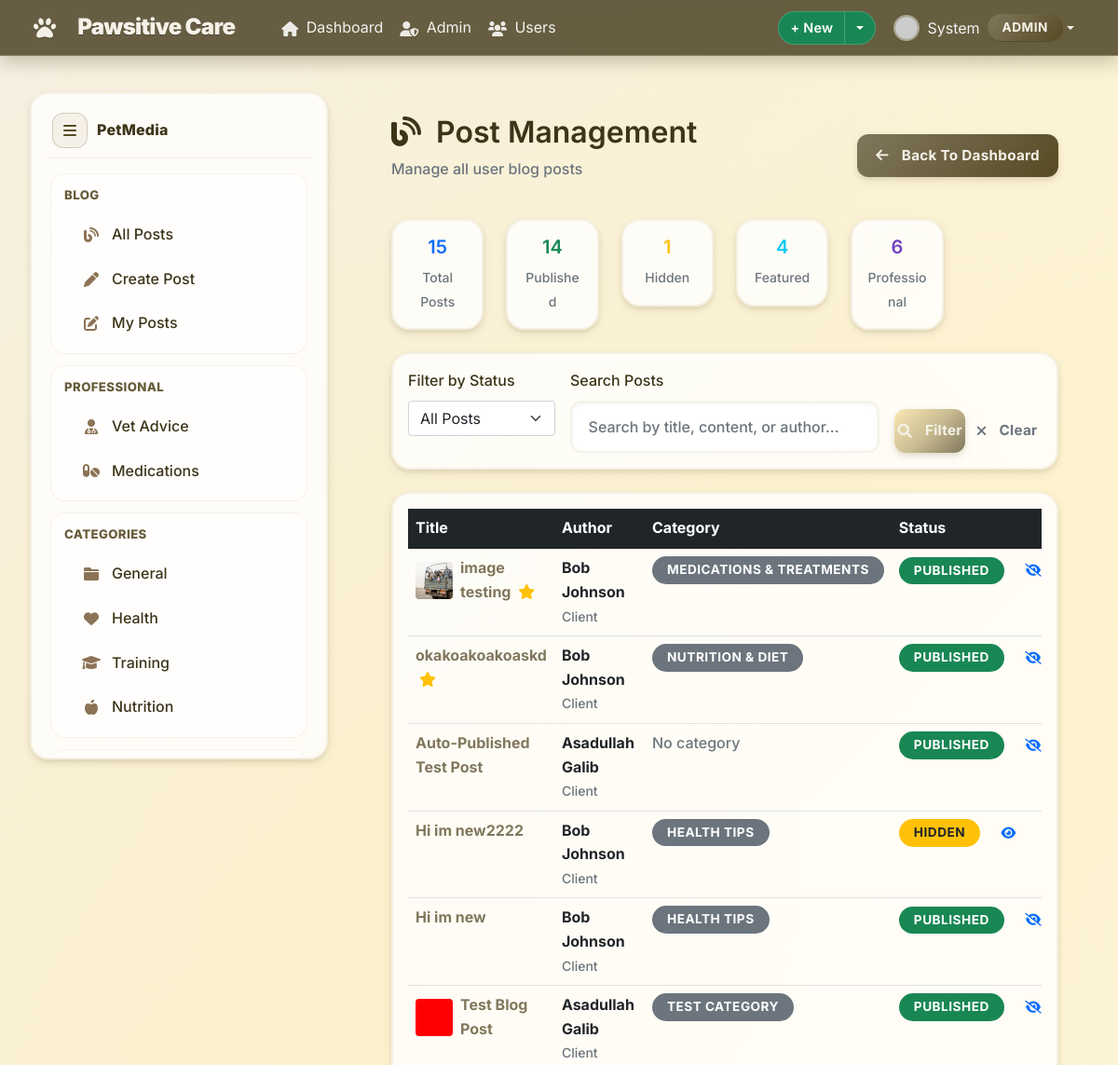
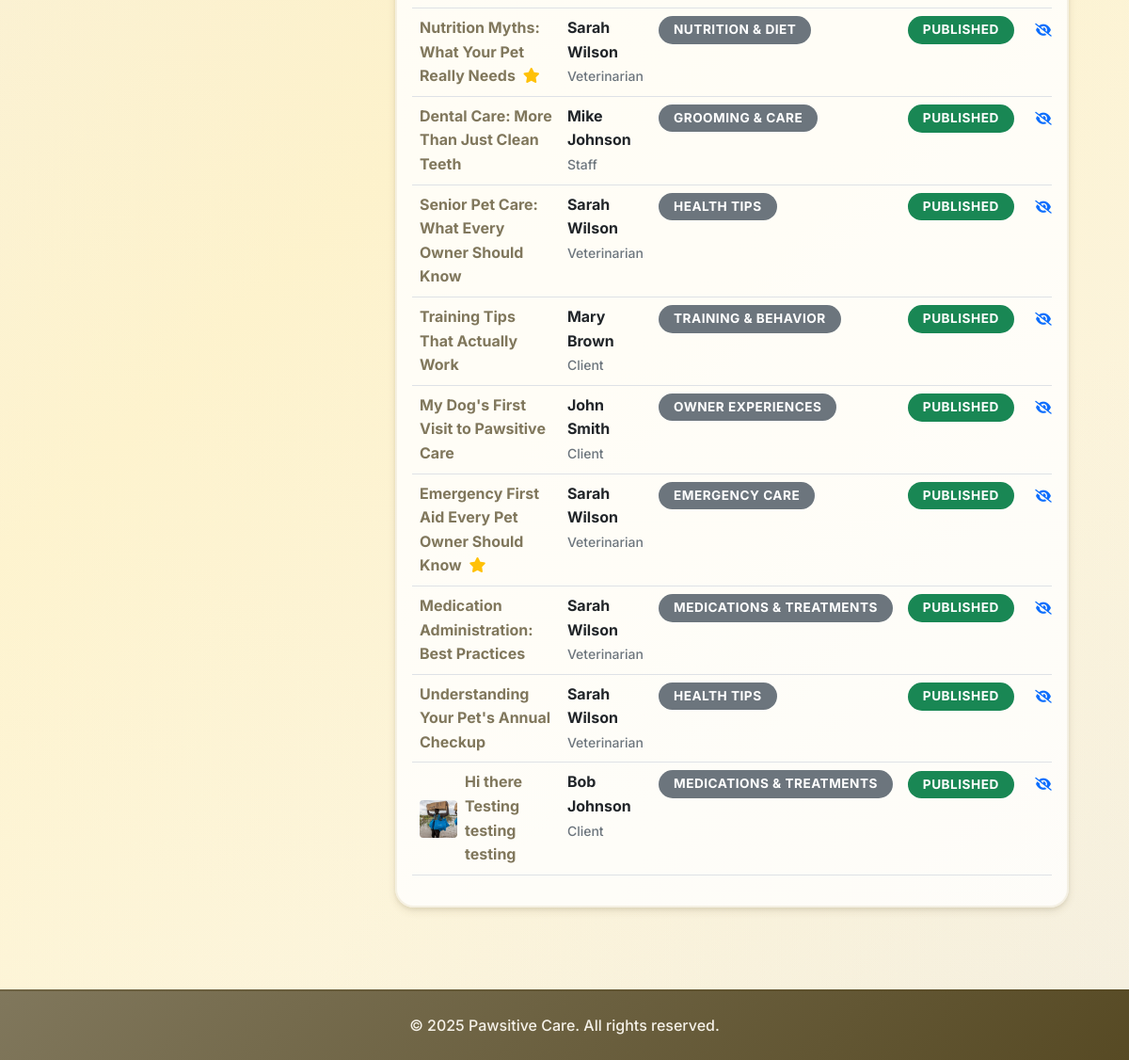
The app's page /blog/admin/posts/ (signed in) with its own data (2 pictures, top to bottom).
### accounts/models.py (models this page shows, shortened)
class CustomUser(AbstractUser):
    ROLE_CHOICES = [
        ('admin', 'Admin'),
        ('vet', 'Veterinarian'),
        ('staff', 'Staff'),
        ('client', 'Client'),
    ]
    phone = models.CharField(max_length=20, blank=False)
    address = models.TextField(blank=False)
    role = models.CharField(max_length=10, choices=ROLE_CHOICES, default='client')
    def is_admin(self):
        return self.role == 'admin'
    def is_vet(self):
        return self.role == 'vet'

### petmedia/models.py (models this page shows, shortened)
class BlogPost(models.Model):
    id = models.UUIDField(primary_key=True, default=uuid.uuid4, editable=False)
    title = models.CharField(
        max_length=200,
        validators=[MinLengthValidator(5)],
        help_text="Blog post title"
    )
    content = models.TextField(
        validators=[MinLengthValidator(50)],
        help_text="Full blog post content"
    )
    excerpt = models.TextField(
        max_length=300,
        help_text="Short excerpt for previews"
    )
    author = models.ForeignKey(User, on_delete=models.CASCADE, related_name='blog_posts')
    category = models.ForeignKey(BlogCategory, on_delete=models.SET_NULL, null=True)
    related_pet = models.ForeignKey(
        Pet,
        on_delete=models.SET_NULL,
        null=True,
        blank=True,
        help_text="Pet this post is about (optional)"
    )
    is_professional_advice = models.BooleanField(
        default=False,
        help_text="Is this professional veterinary advice?"
    )
    medical_disclaimer = models.TextField(
        blank=True,
        help_text="Medical disclaimer for professional posts"
    )
    medication_name = models.CharField(
        max_length=100,
        blank=True,
        help_text="Name of medication discussed"
    )
    dosage_info = models.TextField(
        blank=True,
        help_text="Dosage information (for reference only)"
    )
    side_effects = models.TextField(
        blank=True,
        help_text="Known side effects"
    )
    slug = models.SlugField(max_length=250, unique=True, blank=True)
    meta_description = models.CharField(max_length=160, blank=True)
    featured_image = models.ImageField(
        upload_to='blog_images/',
        blank=True,
        null=True
    )
    is_published = models.BooleanField(default=True)
    is_featured = models.BooleanField(default=False)
    views_count = models.PositiveIntegerField(default=0)
    likes_count = models.PositiveIntegerField(default=0)
    created_at = models.DateTimeField(auto_now_add=True)
    updated_at = models.DateTimeField(auto_now=True)
    published_at = models.DateTimeField(null=True, blank=True)
    class Meta:
        ordering = ['-created_at']

class BlogCategory(models.Model):
    MEDICATION = 'MEDICATION'
    HEALTH_TIPS = 'HEALTH_TIPS'
    NUTRITION = 'NUTRITION'
    TRAINING = 'TRAINING'
    GROOMING = 'GROOMING'
    EMERGENCY = 'EMERGENCY'
    EXPERIENCE = 'EXPERIENCE'
    CATEGORY_CHOICES = [
        (MEDICATION, 'Medications & Treatments'),
        (HEALTH_TIPS, 'Health Tips'),
        (NUTRITION, 'Nutrition & Diet'),
        (TRAINING, 'Training & Behavior'),
        (GROOMING, 'Grooming & Care'),
        (EMERGENCY, 'Emergency Care'),
        (EXPERIENCE, 'Owner Experiences'),
    ]
    name = models.CharField(max_length=20, choices=CATEGORY_CHOICES, unique=True)
    description = models.TextField(blank=True)
    icon = models.CharField(max_length=50, blank=True)
    is_active = models.BooleanField(default=True)
    created_at = models.DateTimeField(auto_now_add=True)
    class Meta:
        verbose_name_plural = "Blog Categories"

### petmedia/views.py (the view, shortened to what this page needs)
# urls.py: path('admin/posts/', views.admin_post_management, name='admin_post_management'),
@admin_required
def admin_post_management(request):
    posts_list = BlogPost.objects.select_related('author', 'category').order_by('-created_at')
    status_filter = request.GET.get('status')
    if status_filter == 'published':
        posts_list = posts_list.filter(is_published=True)
    elif status_filter == 'unpublished':
        posts_list = posts_list.filter(is_published=False)
    elif status_filter == 'featured':
        posts_list = posts_list.filter(is_featured=True)
    elif status_filter == 'professional':
        posts_list = posts_list.filter(is_professional_advice=True)
    search_query = request.GET.get('search')
    paginator = Paginator(posts_list, 20)
    page_number = request.GET.get('page')
    posts = paginator.get_page(page_number)
    stats = {
        'total_posts': BlogPost.objects.count(),
        'published_posts': BlogPost.objects.filter(is_published=True).count(),
        'unpublished_posts': BlogPost.objects.filter(is_published=False).count(),
        'featured_posts': BlogPost.objects.filter(is_featured=True).count(),
        'professional_posts': BlogPost.objects.filter(is_professional_advice=True).count(),
    }
    context = {
        'posts': posts,
        'stats': stats,
        'current_filter': status_filter,
        'search_query': search_query,
        'page_obj': posts,
    }
    return render(request, 'petmedia/admin/post_management.html', context)

### petmedia/templates/petmedia/admin/post_management.html (shortened to what this page needs)
{% extends 'accounts/base.html' %}
{% load static %}
{% block content %}
<div class="app-shell">
  {% include 'petmedia/includes/sidebar.html' %}
  <main class="app-main">
    <div class="container-fluid mt-4">
      <div class="row">
        <div class="col-md-12">
          <div class="d-flex justify-content-between align-items-center mb-4">
            <div>
              <h2><i class="fas fa-blog me-2"></i> Post Management</h2>
              <p class="text-muted">Manage all user blog posts</p>
            </div>
            <div>
              <a href="{% url 'accounts:admin_dashboard' %}" class="btn btn-secondary">
                <i class="fas fa-arrow-left me-1"></i> Back to Dashboard
              </a>
            </div>
          </div>
          <div class="row mb-4">
            <div class="col-md-2">
              <div class="card text-center">
                <div class="card-body">
                  <h5 class="text-primary">
                    {{ stats.total_posts }}
                  </h5>
                  <small class="text-muted">Total Posts</small>
                </div>
              </div>
            </div>
            <div class="col-md-2">
              <div class="card text-center">
                <div class="card-body">
                  <h5 class="text-success">
                    {{ stats.published_posts }}
                  </h5>
                  <small class="text-muted">Published</small>
                </div>
              </div>
            </div>
            <div class="col-md-2">
              <div class="card text-center">
                <div class="card-body">
                  <h5 class="text-warning">
                    {{ stats.unpublished_posts }}
                  </h5>
                  <small class="text-muted">Hidden</small>
                </div>
              </div>
            </div>
            <div class="col-md-2">
              <div class="card text-center">
                <div class="card-body">
                  <h5 class="text-info">
                    {{ stats.featured_posts }}
                  </h5>
                  <small class="text-muted">Featured</small>
                </div>
              </div>
            </div>
            <div class="col-md-2">
              <div class="card text-center">
                <div class="card-body">
                  <h5 class="text-purple">
                    {{ stats.professional_posts }}
                  </h5>
                  <small class="text-muted">Professional</small>
                </div>
              </div>
            </div>
          </div>
          <div class="card mb-4">
            <div class="card-body">
              <form method="GET" class="row g-3">
                <div class="col-md-3">
                  <label for="status" class="form-label">Filter by Status</label>
                  <select name="status" id="status" class="form-select">
                    <option value="">All Posts</option>
                  </select>
                </div>
                <div class="col-md-6">
                  <label for="search" class="form-label">Search Posts</label>
                  <input type="text" name="search" id="search" class="form-control" placeholder="Search by title, content, or author..." value="{{ search_query|default:'' }}">
                </div>
                <div class="col-md-3 d-flex align-items-end">
                  <button type="submit" class="btn btn-primary me-2">
                    <i class="fas fa-search me-1"></i> Filter
                  </button>
                  <a href="{% url 'petmedia:admin_post_management' %}" class="btn btn-outline-secondary">
                    <i class="fas fa-times me-1"></i> Clear
                  </a>
                </div>
              </form>
            </div>
          </div>
          <div class="card">
            <div class="card-body">
              {% if posts %}
              <div class="table-responsive">
                <table class="table table-hover">
                  <thead class="table-dark">
                    <tr>
                      <th>Title</th>
                      <th>Author</th>
                      <th>Category</th>
                      <th>Status</th>
                    </tr>
                  </thead>
                  <tbody>
                    {% for post in posts %}
                    <tr id="post-row-{{ post.id }}">
                      <td>
                        <div class="d-flex align-items-center">
                          {% if post.featured_image %}
                          <img src="{{ post.featured_image.url }}" alt="Featured image" class="rounded me-2" style="width: 40px; height: 40px; object-fit: cover;">
                          {% endif %}
                          <div>
                            <a href="{% url 'petmedia:admin_post_detail' post.id %}" class="text-decoration-none fw-bold">
                              {{ post.title|truncatechars:50 }}
                            </a>
                            {% if post.is_featured %}
                            <i class="fas fa-star text-warning ms-1" title="Featured"></i>
                            {% endif %}
                          </div>
                        </div>
                      </td>
                      <td>
                        <div>
                          <strong>
                            {{ post.author.get_full_name|default:post.author.username }}</strong>
                          <br>
                          <small class="text-muted">
                            {{ post.author.get_role_display }}</small>
                        </div>
                      </td>
                      <td>
                        {% if post.category %}
                        <span class="badge bg-secondary">
                          {{ post.category.get_name_display }}</span>
                        {% else %}
                        <span class="text-muted">No category</span>
                        {% endif %}
                      </td>
                      <td>
                        <div class="d-flex align-items-center">
                          {% if post.is_published %}
                          <span class="badge bg-success me-2">Published</span>
                          {% else %}
                          <span class="badge bg-warning text-dark me-2">Hidden</span>
                          {% endif %}
                          <button class="btn btn-sm btn-outline-primary toggle-status-btn" data-post-id="{{ post.id }}" data-current-status="{{ post.is_published|yesno:'true,false' }}" title="Toggle visibility">
                            {% if post.is_published %}
                            <i class="fas fa-eye-slash"></i>
                            {% else %}
                            <i class="fas fa-eye"></i>
                            {% endif %}
                          </button>
                        </div>
                      </td>
                    </tr>
                    {% endfor %}
                  </tbody>
                </table>
              </div>
              {% endif %}
            </div>
          </div>
        </div>
      </div>
    </div>
  </main>
</div>
{% endblock %}

### accounts/templates/accounts/base.html (shortened to what this page needs)
<!DOCTYPE html>
<html lang="en">
<head>
  <link href="https://cdn.jsdelivr.net/npm/bootstrap@5.1.3/dist/css/bootstrap.min.css" rel="stylesheet">
  <link href="https://cdnjs.cloudflare.com/ajax/libs/font-awesome/6.0.0/css/all.min.css" rel="stylesheet">
  {% load static %}
  <link rel="stylesheet" href="{% static 'style.css' %}?v=4">
</head>
<body>
  <nav class="navbar navbar-expand-lg navbar-dark app-navbar">
    <div class="container nav-inner">
      <a class="navbar-brand d-flex align-items-center" href="{% url 'accounts:client_dashboard' %}">
        <i class="fas fa-paw me-2"></i><span>Pawsitive Care</span>
      </a>
      <div class="collapse navbar-collapse" id="navbarNav">
        <ul class="navbar-nav me-2">
          {% if user.is_authenticated %}
          <li class="nav-item">
            <a class="nav-link {% if request.resolver_match.url_name == 'client_dashboard' %}active{% endif %}" href="{% url 'accounts:client_dashboard' %}">
              <i class="fas fa-home me-1"></i> Dashboard
            </a>
          </li>
          {% if user.is_admin %}
          <li class="nav-item">
            <a class="nav-link {% if request.resolver_match.url_name == 'admin_dashboard' %}active{% endif %}" href="{% url 'accounts:admin_dashboard' %}">
              <i class="fas fa-user-shield me-1"></i> Admin
            </a>
          </li>
          <li class="nav-item">
            <a class="nav-link {% if request.resolver_match.url_name == 'user_management' %}active{% endif %}" href="{% url 'accounts:user_management' %}">
              <i class="fas fa-users me-1"></i> Users
            </a>
          </li>
          {% elif user.is_vet %}
          <li class="nav-item">
            <a class="nav-link {% if request.resolver_match.url_name == 'vet_dashboard' %}active{% endif %}" href="{% url 'accounts:vet_dashboard' %}">
              <i class="fas fa-stethoscope me-1"></i> Vet Panel
            </a>
          </li>
          {% elif user.is_staff_member %}
          <li class="nav-item">
            <a class="nav-link {% if request.resolver_match.url_name == 'staff_dashboard' %}active{% endif %}" href="{% url 'accounts:staff_dashboard' %}">
              <i class="fas fa-user-tie me-1"></i> Staff Panel
            </a>
          </li>
          {% endif %}
          {% endif %}
        </ul>
        <div class="d-flex align-items-center gap-2 ms-auto">
          {% if user.is_authenticated %}
          <div class="btn-group">
            <button class="btn btn-success btn-sm" type="button">+ New</button>
            <button class="btn btn-success btn-sm dropdown-toggle dropdown-toggle-split" type="button" data-bs-toggle="dropdown" aria-expanded="false" aria-label="Toggle quick create"></button>
          </div>
          <div class="dropdown">
            <a class="nav-link dropdown-toggle d-flex align-items-center" href="#" id="navbarDropdown" role="button" data-bs-toggle="dropdown" aria-expanded="false">
              <img class="avatar me-2" src="https://api.dicebear.com/7.x/identicon/svg?seed={{ user.username }}" alt="Avatar">
              <span class="me-2">
                {{ user.first_name|default:user.username }}</span>
              <span class="badge badge-secondary role-badge">
                {{ user.get_role_display }}</span>
            </a>
          </div>
          {% endif %}
        </div>
      </div>
    </div>
  </nav>
  <main class="page-main my-4">
    {% block content %}{% endblock %}
  </main>
  <footer class="mt-5 py-4">
    <div class="container text-center">
      <p class="mb-0">&copy; {% now "Y" %} Pawsitive Care. All rights reserved.</p>
    </div>
  </footer>
</body>
</html>

### records on screen
CustomUser: first_name "System", role "ADMIN"
BlogPost: featured_image (picture), title "image testing", is_featured True (drawn), author.get_full_name "Bob Johnson", author.role "Client", category.name "MEDICATIONS & TREATMENTS", is_published "PUBLISHED"
BlogPost: title "okakoakoakoaskd", is_featured True (drawn), author.get_full_name "Bob Johnson", author.role "Client", category.name "NUTRITION & DIET", is_published "PUBLISHED"
BlogPost: title "Auto-Published Test Post", author.get_full_name "Asadullah Galib", author.role "Client", shows "No category", is_published "PUBLISHED"
BlogPost: title "Hi im new2222", author.get_full_name "Bob Johnson", author.role "Client", category.name "HEALTH TIPS", is_published "HIDDEN"
BlogPost: title "Hi im new", author.get_full_name "Bob Johnson", author.role "Client", category.name "HEALTH TIPS", is_published "PUBLISHED"
BlogPost: featured_image (picture), title "Test Blog Post", author.get_full_name "Asadullah Galib", author.role "Client", category.name "TEST CATEGORY", is_published "PUBLISHED"
BlogPost: title "Nutrition Myths: What Your Pet Really Needs", is_featured True (drawn), author.get_full_name "Sarah Wilson", author.role "Veterinarian", category.name "NUTRITION & DIET", is_published "PUBLISHED"
BlogPost: title "Dental Care: More Than Just Clean Teeth", author.get_full_name "Mike Johnson", author.role "Staff", category.name "GROOMING & CARE", is_published "PUBLISHED"
BlogPost: title "Senior Pet Care: What Every Owner Should Know", author.get_full_name "Sarah Wilson", author.role "Veterinarian", category.name "HEALTH TIPS", is_published "PUBLISHED"
BlogPost: title "Training Tips That Actually Work", author.get_full_name "Mary Brown", author.role "Client", category.name "TRAINING & BEHAVIOR", is_published "PUBLISHED"
BlogPost: title "My Dog's First Visit to Pawsitive Care", author.get_full_name "John Smith", author.role "Client", category.name "OWNER EXPERIENCES", is_published "PUBLISHED"
BlogPost: title "Emergency First Aid Every Pet Owner Should Know", is_featured True (drawn), author.get_full_name "Sarah Wilson", author.role "Veterinarian", category.name "EMERGENCY CARE", is_published "PUBLISHED"
BlogPost: title "Medication Administration: Best Practices", author.get_full_name "Sarah Wilson", author.role "Veterinarian", category.name "MEDICATIONS & TREATMENTS", is_published "PUBLISHED"
BlogPost: title "Understanding Your Pet's Annual Checkup", author.get_full_name "Sarah Wilson", author.role "Veterinarian", category.name "HEALTH TIPS", is_published "PUBLISHED"
BlogPost: featured_image (picture), title "Hi there Testing testing testing", author.get_full_name "Bob Johnson", author.role "Client", category.name "MEDICATIONS & TREATMENTS", is_published "PUBLISHED"

### other values on screen
{{ stats.total_posts }} "15"
{{ stats.published_posts }} "14"
{{ stats.unpublished_posts }} "1"
{{ stats.featured_posts }} "4"
{{ stats.professional_posts }} "6"
